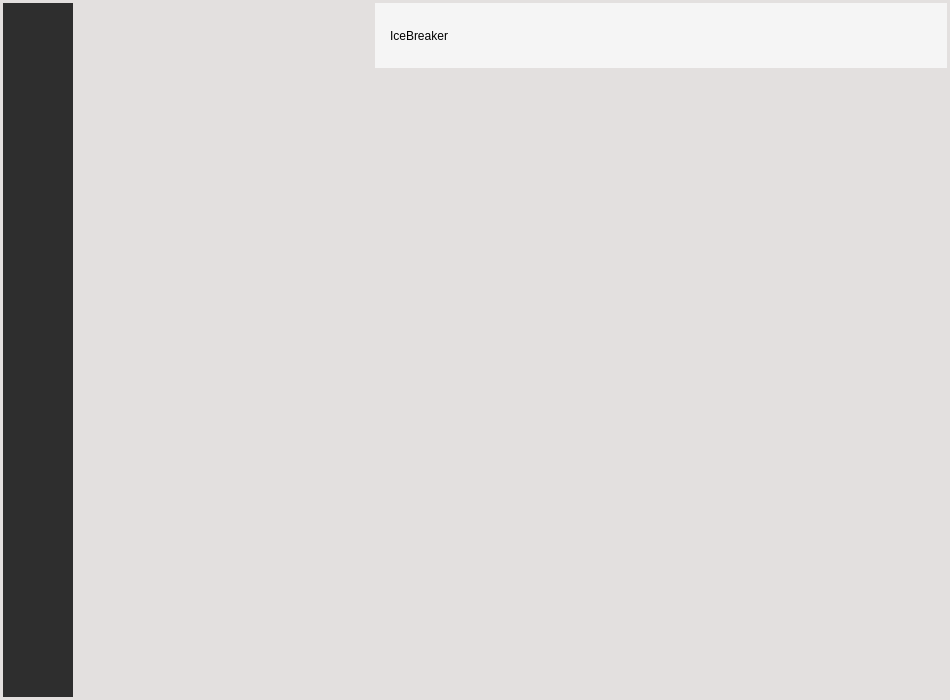
<?xml version="1.0" encoding="UTF-8"?>
<ui version="4.0">
 <class>Cell_Main</class>
 <widget class="QWidget" name="Cell_Main">
  <property name="geometry">
   <rect>
    <x>0</x>
    <y>0</y>
    <width>950</width>
    <height>700</height>
   </rect>
  </property>
  <property name="minimumSize">
   <size>
    <width>950</width>
    <height>700</height>
   </size>
  </property>
  <property name="windowTitle">
   <string>Cell_Main</string>
  </property>
  <property name="styleSheet">
   <string notr="true">QWidget#Cell_Main{background-color: rgb(227,224,223);
}
QPushButton#maximize{
border:none;
}
QPushButton#maximize:hover{
background-color: rgb(227,224,223);
}
</string>
  </property>
  <layout class="QGridLayout" name="gridLayout_2">
   <property name="leftMargin">
    <number>0</number>
   </property>
   <property name="topMargin">
    <number>0</number>
   </property>
   <property name="rightMargin">
    <number>0</number>
   </property>
   <property name="bottomMargin">
    <number>0</number>
   </property>
   <property name="spacing">
    <number>0</number>
   </property>
   <item row="0" column="0">
    <widget class="QWidget" name="main_widget" native="true">
     <layout class="QGridLayout" name="gridLayout_5">
      <property name="leftMargin">
       <number>3</number>
      </property>
      <property name="topMargin">
       <number>3</number>
      </property>
      <property name="rightMargin">
       <number>3</number>
      </property>
      <property name="bottomMargin">
       <number>3</number>
      </property>
      <property name="spacing">
       <number>1</number>
      </property>
      <item row="0" column="1" rowspan="2">
       <widget class="QWidget" name="friend_2" native="true">
        <property name="minimumSize">
         <size>
          <width>300</width>
          <height>0</height>
         </size>
        </property>
        <property name="maximumSize">
         <size>
          <width>300</width>
          <height>16777215</height>
         </size>
        </property>
        <zorder>side_bar</zorder>
       </widget>
      </item>
      <item row="1" column="2">
       <widget class="QWidget" name="chat" native="true"/>
      </item>
      <item row="0" column="2">
       <widget class="QWidget" name="name_tag" native="true">
        <property name="minimumSize">
         <size>
          <width>0</width>
          <height>65</height>
         </size>
        </property>
        <property name="maximumSize">
         <size>
          <width>16777215</width>
          <height>65</height>
         </size>
        </property>
        <property name="styleSheet">
         <string notr="true">background-color: rgb(245,245,245);
</string>
        </property>
        <layout class="QGridLayout" name="gridLayout_6">
         <property name="leftMargin">
          <number>15</number>
         </property>
         <property name="topMargin">
          <number>0</number>
         </property>
         <property name="rightMargin">
          <number>0</number>
         </property>
         <property name="bottomMargin">
          <number>0</number>
         </property>
         <property name="spacing">
          <number>0</number>
         </property>
         <item row="0" column="5">
          <widget class="QPushButton" name="shutdown">
           <property name="minimumSize">
            <size>
             <width>30</width>
             <height>30</height>
            </size>
           </property>
           <property name="maximumSize">
            <size>
             <width>30</width>
             <height>30</height>
            </size>
           </property>
           <property name="styleSheet">
            <string notr="true">QPushButton#shutdown{border:none;}
QPushButton#shutdown:hover{
background-color:rgb(255, 0, 46);
border:none;
}
</string>
           </property>
           <property name="text">
            <string/>
           </property>
          </widget>
         </item>
         <item row="1" column="4">
          <spacer name="verticalSpacer">
           <property name="orientation">
            <enum>Qt::Vertical</enum>
           </property>
           <property name="sizeHint" stdset="0">
            <size>
             <width>20</width>
             <height>40</height>
            </size>
           </property>
          </spacer>
         </item>
         <item row="0" column="2">
          <widget class="QPushButton" name="options">
           <property name="minimumSize">
            <size>
             <width>30</width>
             <height>30</height>
            </size>
           </property>
           <property name="maximumSize">
            <size>
             <width>30</width>
             <height>30</height>
            </size>
           </property>
           <property name="styleSheet">
            <string notr="true">QPushButton#options{
border:none;
}
QPushButton#options:hover{
background-color: rgb(208, 208, 208);
border:none;
}
QPushiButton#options:press{
background-color: rgb(157, 157, 157);
border:none;
}</string>
           </property>
           <property name="text">
            <string/>
           </property>
          </widget>
         </item>
         <item row="0" column="4">
          <widget class="QPushButton" name="maximize">
           <property name="minimumSize">
            <size>
             <width>30</width>
             <height>30</height>
            </size>
           </property>
           <property name="maximumSize">
            <size>
             <width>30</width>
             <height>30</height>
            </size>
           </property>
           <property name="styleSheet">
            <string notr="true">QPushButton#maximize{
border:none;
}
QPushButton#maximize:hover{
background-color: rgb(208, 208, 208);
border:none;
}
QPushiButton#maximizee:pressed{
background-color: rgb(157, 157, 157);
border:none;
}</string>
           </property>
           <property name="text">
            <string/>
           </property>
          </widget>
         </item>
         <item row="0" column="0" rowspan="2">
          <widget class="QLabel" name="name">
           <property name="minimumSize">
            <size>
             <width>400</width>
             <height>0</height>
            </size>
           </property>
           <property name="styleSheet">
            <string notr="true">font: 24pt &quot;Eras Bold ITC&quot;;</string>
           </property>
           <property name="text">
            <string>IceBreaker</string>
           </property>
          </widget>
         </item>
         <item row="0" column="1">
          <spacer name="horizontalSpacer_4">
           <property name="orientation">
            <enum>Qt::Horizontal</enum>
           </property>
           <property name="sizeHint" stdset="0">
            <size>
             <width>437</width>
             <height>20</height>
            </size>
           </property>
          </spacer>
         </item>
         <item row="0" column="3">
          <widget class="QPushButton" name="minimize">
           <property name="minimumSize">
            <size>
             <width>30</width>
             <height>30</height>
            </size>
           </property>
           <property name="maximumSize">
            <size>
             <width>30</width>
             <height>30</height>
            </size>
           </property>
           <property name="styleSheet">
            <string notr="true">QPushButton#minimize{
border:none;
}
QPushButton#minimize:hover{
background-color: rgb(208, 208, 208);
border:none;
}
QPushiButton#minimize:pressed{
background-color: rgb(157, 157, 157);
border:none;
}</string>
           </property>
           <property name="text">
            <string/>
           </property>
          </widget>
         </item>
        </layout>
       </widget>
      </item>
      <item row="0" column="0" rowspan="2">
       <widget class="QWidget" name="side_bar" native="true">
        <property name="minimumSize">
         <size>
          <width>70</width>
          <height>0</height>
         </size>
        </property>
        <property name="maximumSize">
         <size>
          <width>70</width>
          <height>16777215</height>
         </size>
        </property>
        <property name="styleSheet">
         <string notr="true">background-color: rgb(46,46,46);</string>
        </property>
        <widget class="QLabel" name="label">
         <property name="geometry">
          <rect>
           <x>10</x>
           <y>30</y>
           <width>51</width>
           <height>51</height>
          </rect>
         </property>
         <property name="styleSheet">
          <string notr="true">background-image: url(:/new/prefix1/img/head.1.jpg);</string>
         </property>
         <property name="text">
          <string/>
         </property>
        </widget>
        <widget class="QPushButton" name="add">
         <property name="geometry">
          <rect>
           <x>10</x>
           <y>100</y>
           <width>55</width>
           <height>55</height>
          </rect>
         </property>
         <property name="minimumSize">
          <size>
           <width>55</width>
           <height>55</height>
          </size>
         </property>
         <property name="maximumSize">
          <size>
           <width>55</width>
           <height>55</height>
          </size>
         </property>
         <property name="styleSheet">
          <string notr="true">QPushButton#add{border:none;}
QPushButton#add:hover{
border:none;
background-color: rgb(79, 79, 79);
}</string>
         </property>
         <property name="text">
          <string/>
         </property>
        </widget>
        <widget class="QPushButton" name="change_color">
         <property name="geometry">
          <rect>
           <x>10</x>
           <y>170</y>
           <width>55</width>
           <height>55</height>
          </rect>
         </property>
         <property name="minimumSize">
          <size>
           <width>55</width>
           <height>55</height>
          </size>
         </property>
         <property name="maximumSize">
          <size>
           <width>55</width>
           <height>55</height>
          </size>
         </property>
         <property name="styleSheet">
          <string notr="true">QPushButton#change_color{border:none;}
QPushButton#change_color:hover{
border:none;
background-color: rgb(79, 79, 79);
}</string>
         </property>
         <property name="text">
          <string/>
         </property>
        </widget>
        <widget class="QLabel" name="label_2">
         <property name="geometry">
          <rect>
           <x>0</x>
           <y>630</y>
           <width>51</width>
           <height>61</height>
          </rect>
         </property>
         <property name="styleSheet">
          <string notr="true">background-image: url(:/new/prefix1/img/chrismastree.svg);</string>
         </property>
         <property name="text">
          <string/>
         </property>
        </widget>
        <widget class="QLabel" name="label_3">
         <property name="geometry">
          <rect>
           <x>10</x>
           <y>230</y>
           <width>51</width>
           <height>51</height>
          </rect>
         </property>
         <property name="styleSheet">
          <string notr="true">background-image: url(:/new/prefix1/img/exp9.png);</string>
         </property>
         <property name="text">
          <string/>
         </property>
        </widget>
       </widget>
      </item>
     </layout>
    </widget>
   </item>
  </layout>
 </widget>
 <layoutdefault spacing="6" margin="11"/>
 <resources/>
 <connections/>
</ui>
